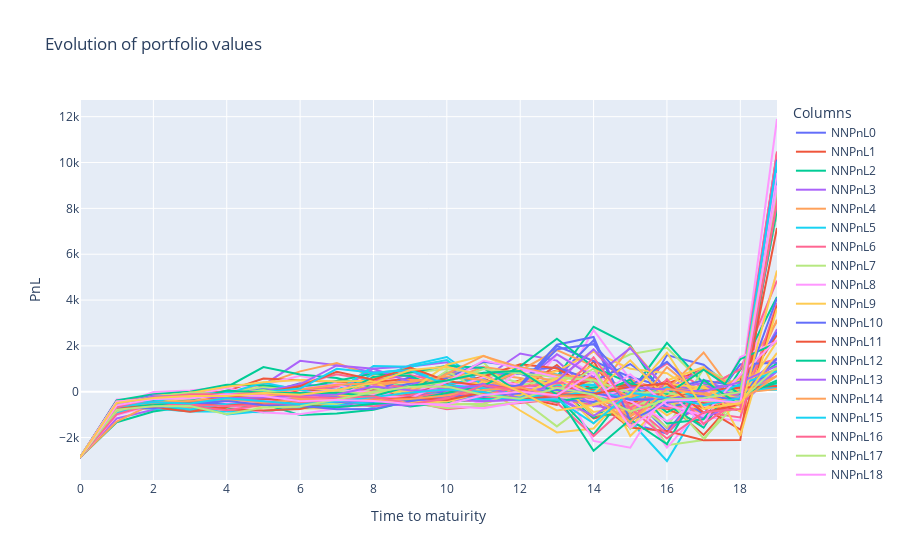

Notebook code cell kept with this figure:
### Code cell
fig = go.Figure()
# Add traces for each column
for column in rewards.columns:
    fig.add_trace(go.Scatter(x=rewards.index, y=rewards[column], mode='lines', name=f"NNPnL{column}"))
    #fig.add_trace(go.Scatter(x=rewards_1.index, y=rewards_1[column], mode='lines', name=f"DeltaPnL{column}"))

# Update layout
fig.update_layout(
    title='Evolution of portfolio values',
    xaxis_title='Time to matuirity',
    yaxis_title='PnL',
    template='plotly',
    legend=dict(title='Columns'),
)

# Show the plot
fig.show()
